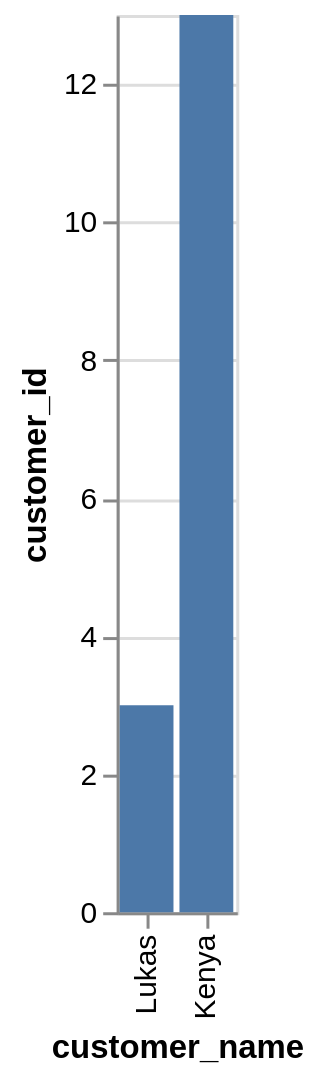

Vega-Lite specification for this chart:
### Vega-Lite specification from a JSON file in a GitHub repository (floating-point values rounded to 4 significant figures)
{"data": {"values": [{"x_data": "Lukas", "y_data": 3}, {"x_data": "Kenya", "y_data": 13}]}, "mark": "bar", "encoding": {"x": {"field": "x_data", "type": "nominal", "title": "customer_name", "sort": {"op": "sum", "field": "y_data", "order": "ascending"}}, "y": {"field": "y_data", "type": "quantitative", "title": "customer_id"}}}
